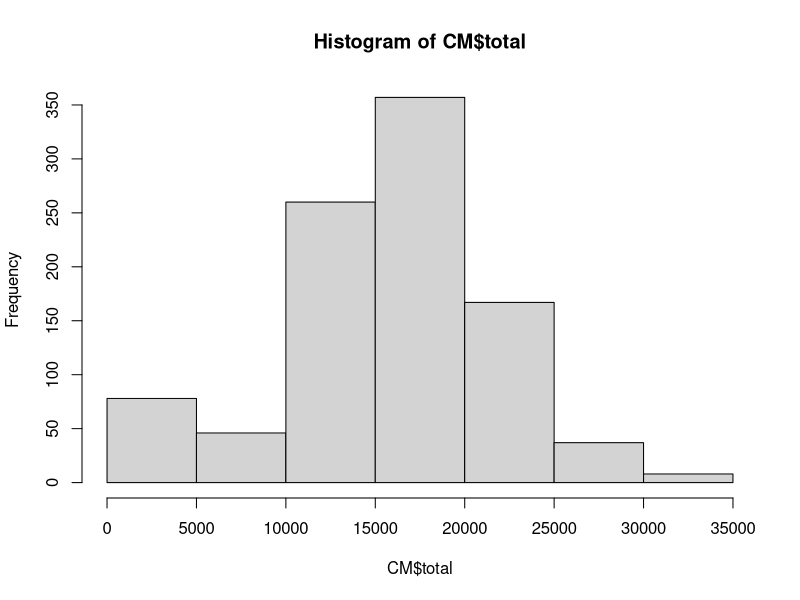
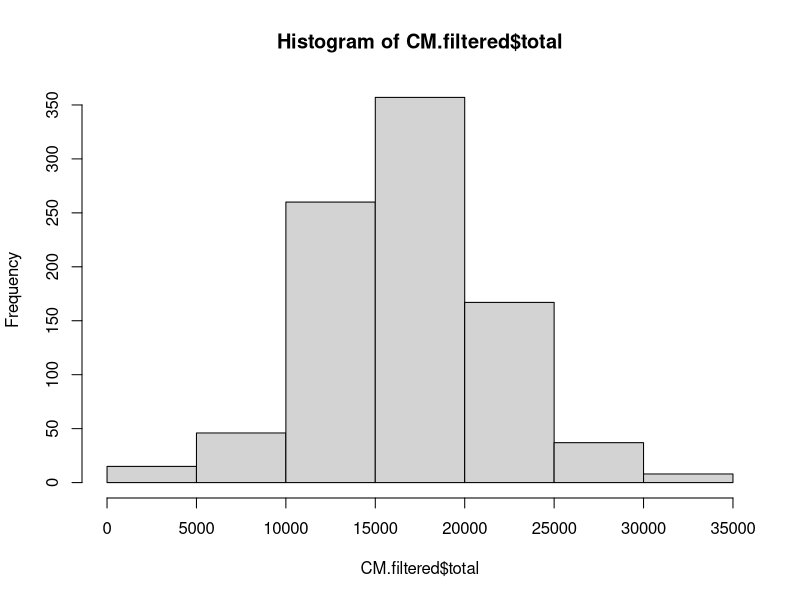
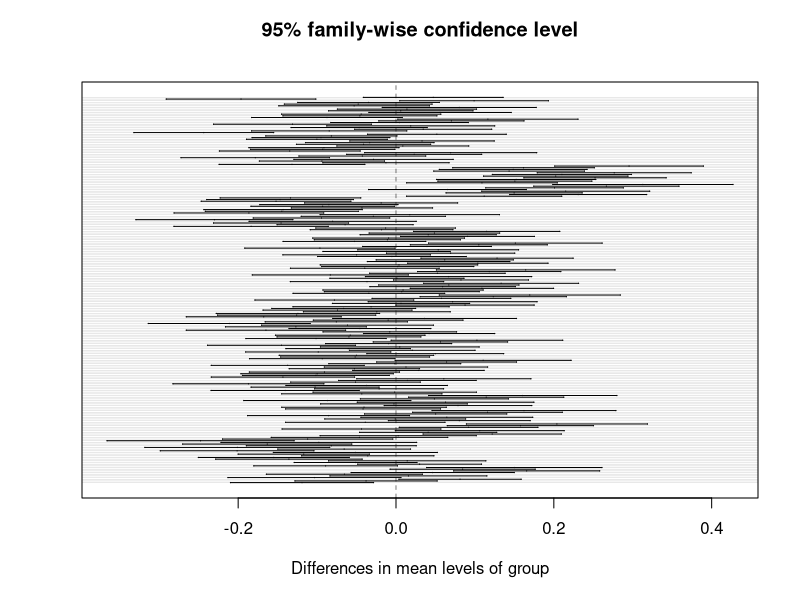
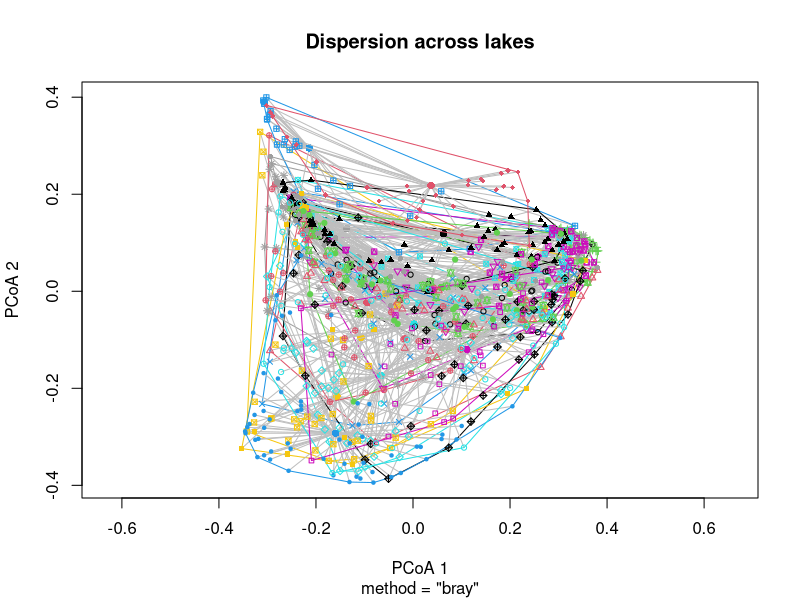
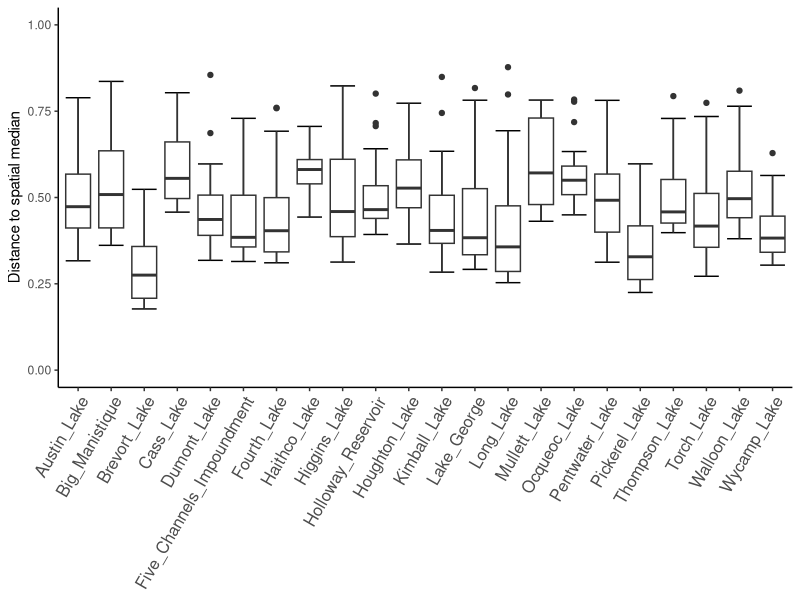

Source code (R) for these figures, in order:
# First, load all packages
library(ggplot2)
library(cowplot)
library(dplyr)
library(vegan)

############################
##   1. DATA PREPARATION  ##  
############################

# Load the plant community matrix
CM<-read.csv("FINAL_plants.median.clean.CM_0diff_NO_gen.rev_blast_28Dec21.csv",header=TRUE)

######################################################
#  FILTERING OUT SAMPLES WITH FEWER THAN 1000 READS  #
######################################################

# Create a new variable total with the total number of reads per sample
CM$total=rowSums(CM[,4:393])

# Let's check the frequency distribution and range of total
hist(CM$total)
range(CM$total)

# Filter the plant comunity matrix to keep only samples with >= 1000 sequences
CM.filtered<-filter(CM,total >= 1000)

# Let's check the frequency distribution and range of total
hist(CM.filtered$total)
range(CM.filtered$total)

#############################################################
# Multivariate homogeneity of group dispersions (variances) #
#############################################################

#############################################
#  All taxa - including above-species taxa  #
#############################################

# Keep only lake ID and the counts for each taxa
CM.filt.counts<-CM.filtered[,c(1,4:393)]
dim(CM.filt.counts)

# Remove the lake ID
betadisp.community.all.taxa<-CM.filt.counts[,2:391]
betadips.groups.all.taxa<-CM.filt.counts$lake_name

dis.betadisp.all.taxa<-vegdist(betadisp.community.all.taxa)

#Examine whether lakes exhibit homogeneity in their dispersions (variances)
mod.betadisp.all.taxa<-betadisper(dis.betadisp.all.taxa,betadips.groups.all.taxa,sqrt.dist = TRUE)
mod.betadisp.all.taxa

#Perform anova test
anova(mod.betadisp.all.taxa)

#Permutation test for F
permutest(mod.betadisp.all.taxa, pairwise=TRUE, permutations=999)

#Tukey's Honest Significance Test
(mod.HSD<-TukeyHSD(mod.betadisp.all.taxa))
plot(mod.HSD, yaxt="n")

#Plot the groups and distances to the centroids on the first two PCoA axes
plot(mod.betadisp.all.taxa, main="Dispersion across lakes", label=FALSE)

#Create a dataframe with the group and the distances to the spatial median

df.dist.cent.all.taxa<-data.frame(mod.betadisp.all.taxa$group,mod.betadisp.all.taxa$distances)

p1<-ggplot(df.dist.cent.all.taxa,aes(x=mod.betadisp.all.taxa.group,
                                                         y=mod.betadisp.all.taxa.distances))+
  stat_boxplot(geom = "errorbar")+geom_boxplot()+theme_classic()+
  ylab("Distance to spatial median")+
  ylim(0,1)+
  theme(axis.title.x = element_blank(),
        axis.text.x = element_text(angle = 60,hjust = 1, size=12))

png("Non-euclidean distances plot.png",width = 4000, height = 3200, units = "px", res=300)
p1
dev.off()
